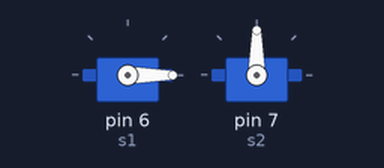
Simulated run of this sketch. Board: Arduino Uno, built with avr-gcc and run on an emulated ATmega328P. Parts: 2 × servo.

Above: at 0.05 s.
Timing chart, 0 to 4.6 s (numbered marks = the images above):
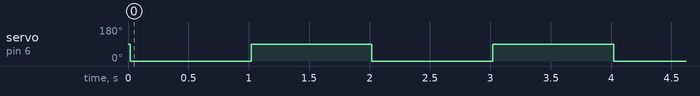

The sketch:

servo_test_1.ino
```cpp
# include <Servo.h>

Servo s1, s2 ;

void setup() {

  // put your setup code here, to run once:
  s1.attach(6) ;
  delay(20) ;
  s2.attach(7) ;
}

void loop() {
  // put your main code here, to run repeatedly:
  s1.write(0) ;
  delay(1000) ;
  s1.write(90) ;
  delay(1000) ;
  // s2.write(45) ;
  // delay(1000) ;
  // s2.write(135) ;
  // delay(1000) ;
}
```

Measured:
- by itself, servo on pin 6 (s1): alternates 90° for 1.0 s and 0° for 1.0 s
